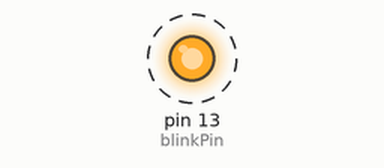
Recording of a sketch running on a simulated Arduino Uno, built with avr-gcc and run on an emulated ATmega328P. Parts: output pins drawn as LEDs (lit = HIGH). Dashed ring = blinking. What the sketch prints to the serial monitor is not drawn.

Above: at 0.5 s.
Timing chart, 0 to 4.6 s (numbered marks = the images above):
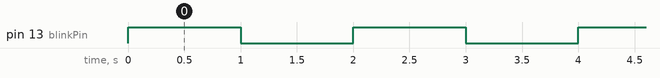

Measured:
- by itself, pin 13 (blinkPin): alternates HIGH for 1.0 s and LOW for 1.0 s

The sketch:

blink.ino
```cpp
const int baud           = 115200;
const int blink_delay_ms = 1000;

/* On MKR Zero, LED_BUILTIN = 32 */
const int blinkPin = LED_BUILTIN; // change this to pin number if not using onboard LED

void setup() {

  Serial.begin(baud);

  pinMode(blinkPin, OUTPUT);

}

void loop() {

  digitalWrite(blinkPin, HIGH);
  Serial.println("LED On");
  delay(blink_delay_ms);

  digitalWrite(blinkPin, LOW);
  Serial.println("LED Off");
  delay(blink_delay_ms);

}
```
